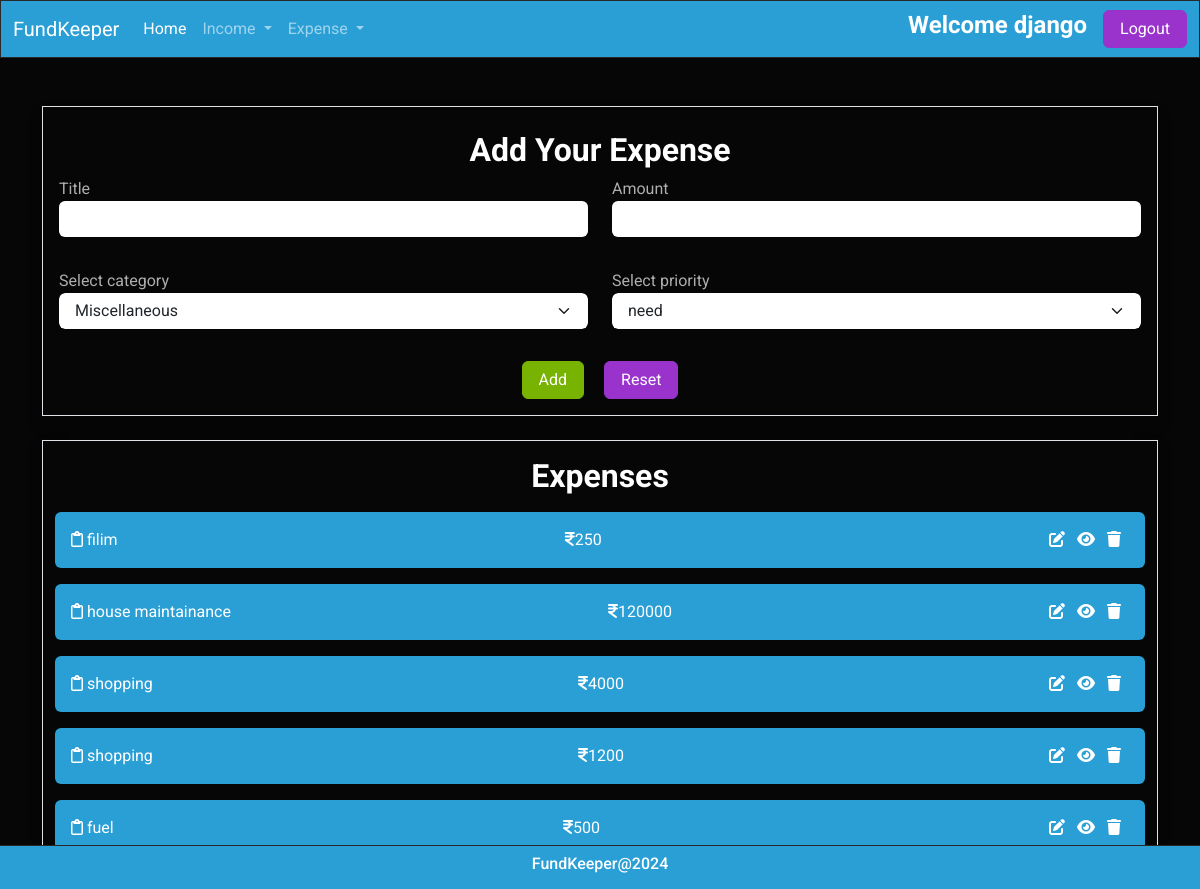
The app's page /expense/add/ (signed in) with its own data.
### budget/models.py (models this page shows, shortened)
class Expense(models.Model):
    title=models.CharField(max_length=200)
    amount=models.PositiveIntegerField()
    expense_categories = (
        ("Housing", "Housing"),
        ("Transportation", "Transportation"),
        ("Food", "Food"),
        ("Health", "Health"),
        ("Entertainment", "Entertainment"),
        ("DebtPayments", "Debt Payments"),
        ("PersonalCare", "Personal Care"),
        ("Education", "Education"),
        ("Savings", "Savings"),
        ("Miscellaneous", "Miscellaneous")
    )
    category=models.CharField(max_length=200,choices=expense_categories,default="Miscellaneous")
    user_object=models.ForeignKey(User,on_delete=models.CASCADE)
    created_date=models.DateTimeField(auto_now_add=True)
    priority_options=(
        ("need","need"),
        ("want","want")
    )
    priority=models.CharField(max_length=200,choices=priority_options,default="need")

### budget/views.py (the view, shortened to what this page needs)
# urls.py: path('expense/add/',views.ExpenseCreateView.as_view(),name="expense-add"),
@method_decorator(signin_required,name="dispatch")
class ExpenseCreateView(View):
    def get(self,request,*args,**kwargs):
        form_instance=ExpenseForm()
        qs=Expense.objects.filter(user_object=request.user).order_by("-created_date")
        return render(request,"expense_add.html",{"form":form_instance,"data":qs})

### budget/forms.py
class ExpenseForm(forms.ModelForm):
    class Meta:
        model=Expense
        exclude=("id","created_date","user_object")
        widgets={
            "title":forms.TextInput(attrs={"class":"form-control mb-3"}),
            "amount":forms.NumberInput(attrs={"class":"form-control mb-3"}),
            "category":forms.Select(attrs={"class":"form-control form-select mb-3"}),
            "priority":forms.Select(attrs={"class":"form-control form-select mb-3"})
        }

### budget/templates/expense_add.html (shortened to what this page needs)
{%extends 'base.html'%}
{%block main_block%}
<div class="container mt-5">
    <div class="container-fluid border p-3 shadow mb-4"
    data-aos="zoom-out-up"
    data-aos-easing="ease-out-cubic"
    data-aos-duration="2000">
        <h4 class="text-center fw-bold my-2">Add Your Expense</h4>
        <form action="" method="post">
            <div class="mb-3">
               <div class="row">
                <div class="col-6">
                    <label for="">Title</label>
                    {{form.title}}
                </div>
                <div class="col-6">
                    <label for="">Amount</label>
                    {{form.amount}}
                </div>
               </div>
            </div>
            <div class="mb-3">
                <div class="row">
                 <div class="col-6">
                     <label for="">Select category</label>
                     {{form.category}}
                 </div>
                 <div class="col-6">
                     <label for="">Select priority</label>
                     {{form.priority}}
                 </div>
                </div>
             </div>
             <div class="d-flex justify-content-center">
               <div>
                <button type="submit" class="btn btn-success me-3">Add</button>
                <button type="reset" class="btn btn-info">Reset</button>
               </div>
             </div>
        </form>
    </div>
    <div class="container-fluid border shadow mb-3">
        <h4 class="text-center fw-bold my-3">Expenses</h4>
        {%for e in data%}
        <div class="alert alert-primary d-flex justify-content-between" role="alert" data-aos="fade-down"
        data-aos-easing="linear"
        data-aos-duration="1000">
           <div> <i class="fa-regular fa-clipboard"></i> {{e.title}}</div>
         <div>   <i class="fa-solid fa-indian-rupee-sign"></i>{{e.amount}}</div>
            <div>
                <a href="{%url 'expense-edit' e.id%}" class="me-2"><i class="fa-solid fa-pen-to-square"> </i></a>
                <a href="{%url 'expense-detail' e.id%}" class="me-2"><i class="fa-solid fa-eye"></i></a>
                <a href="{%url 'expense-delete' e.id%}" class="me-2"><i class="fa-solid fa-trash"></i></a>
            </div>
          </div>
        {%endfor%}
    </div>
</div>
{%endblock%}

### budget/templates/base.html (shortened to what this page needs)
<!DOCTYPE html>
{%load static%}
<html lang="en">
<head>
    <link rel="stylesheet" href="{%static 'css/bootstrap.min.css'%}">
    <link rel="stylesheet" href="https://cdnjs.cloudflare.com/ajax/libs/font-awesome/6.5.2/css/all.min.css" />
    <link href="https://unpkg.com/aos@2.3.1/dist/aos.css" rel="stylesheet">
</head>
<body>
    <nav class="navbar navbar-expand-lg bg-primary" data-bs-theme="dark">
        <div class="container-fluid">
          <a class="navbar-brand" href="#">FundKeeper</a>
          <div class="collapse navbar-collapse" id="navbarSupportedContent">
            <ul class="navbar-nav me-auto mb-2 mb-lg-0">
              <li class="nav-item">
                <a class="nav-link active" aria-current="page" href="{%url 'dashboard'%}">Home</a>
              </li>
              <li class="nav-item dropdown">
                <a class="nav-link dropdown-toggle" href="#" role="button" data-bs-toggle="dropdown" aria-expanded="false">
                  Income
                </a>
              </li>
              <li class="nav-item dropdown">
                <a class="nav-link dropdown-toggle" href="#" role="button" data-bs-toggle="dropdown" aria-expanded="false">
                  Expense
                </a>
              </li>
            </ul>
            <h5 class="fw-bold me-3">Welcome {{request.user}}</h5>
            <a href="{%url 'signout'%}" class="btn btn-info">Logout</a>
          </div>
        </div>
      </nav>
    {%block main_block%}
    {%endblock%}
    <nav class="navbar fixed-bottom bg-primary" data-bs-theme="dark">
      <div class="container-fluid d-flex justify-content-center align-items-center">
        <h6>FundKeeper@2024</h6>
      </div>
    </nav>
</body>
</html>

### records on screen
Expense: title "filim", amount "250"
Expense: title "house maintainance", amount "120000"
Expense: title "shopping", amount "4000"
Expense: title "shopping", amount "1200"
Expense: title "fuel", amount "500"

### other values on screen
{{ request.user }} "django"
